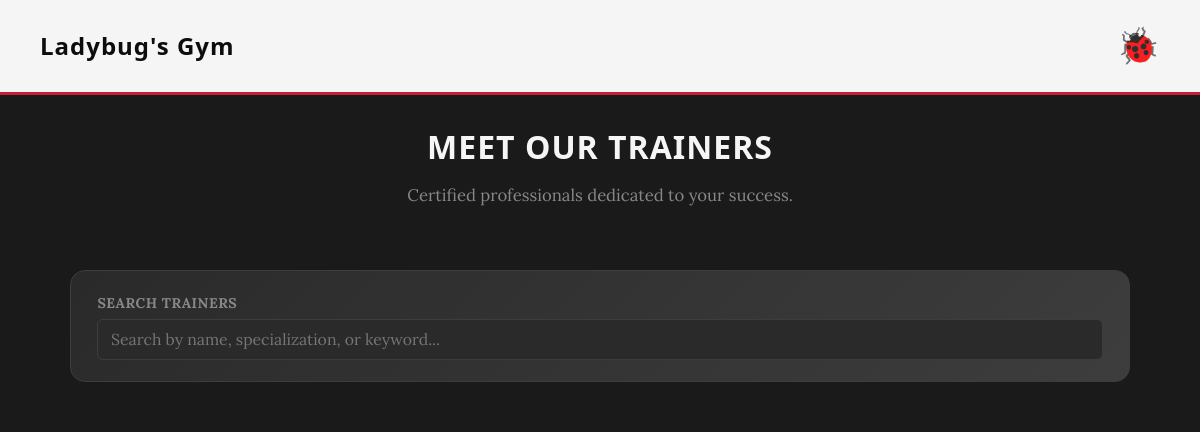
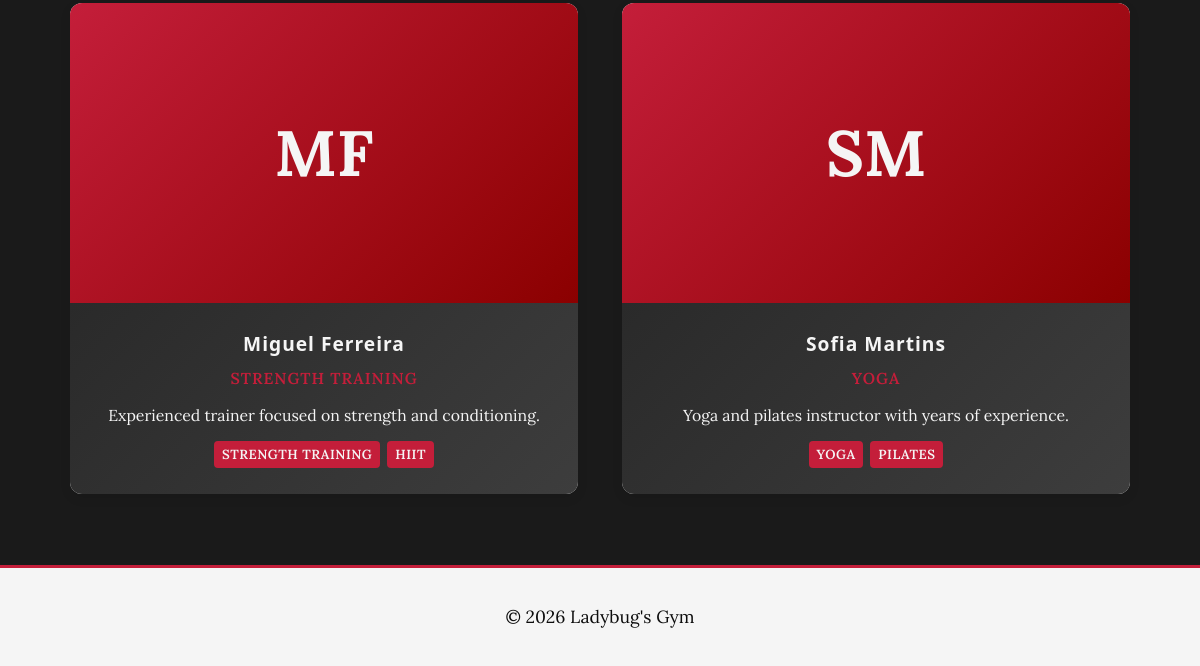
Before: /pages/trainers.php with the older database file (2 pictures, top to bottom).
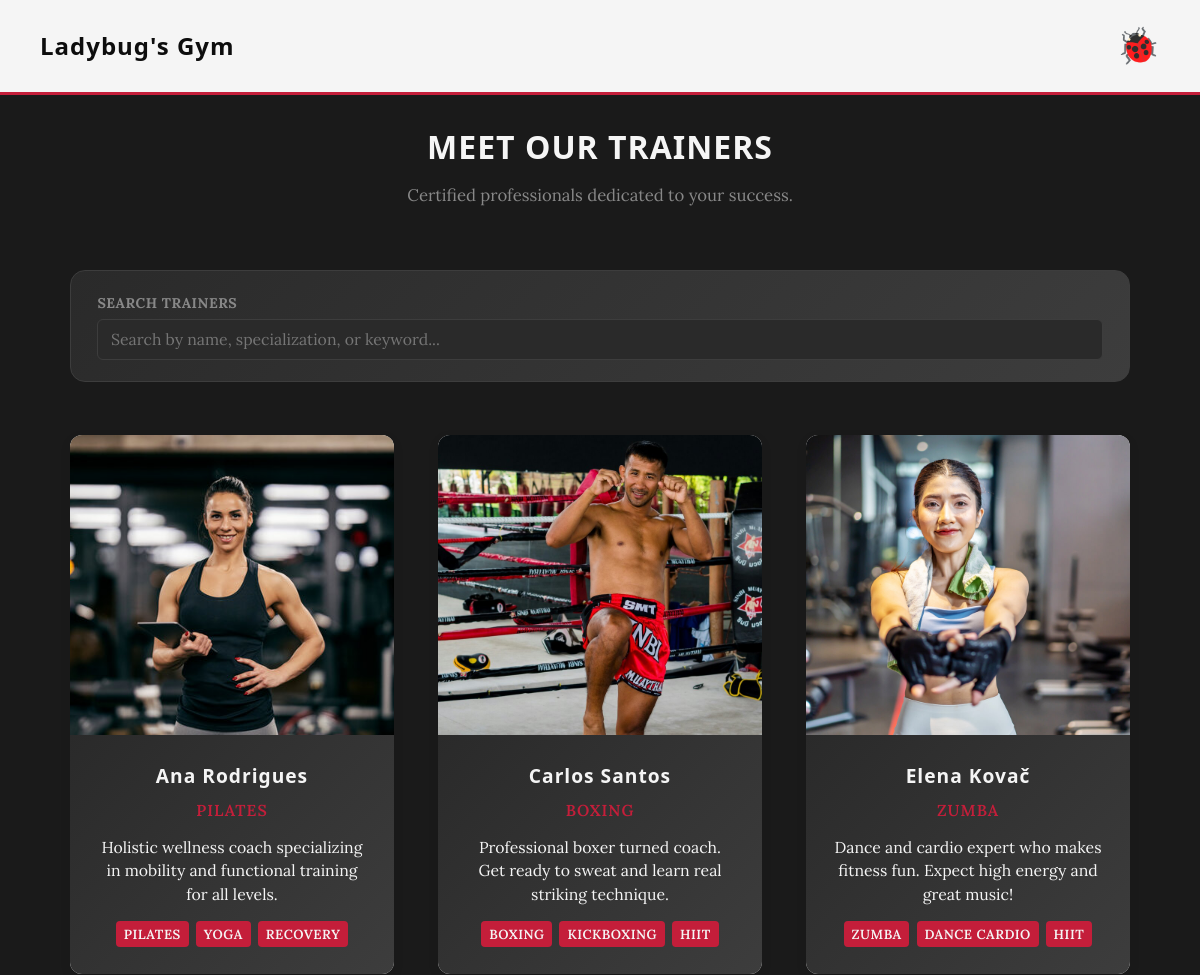
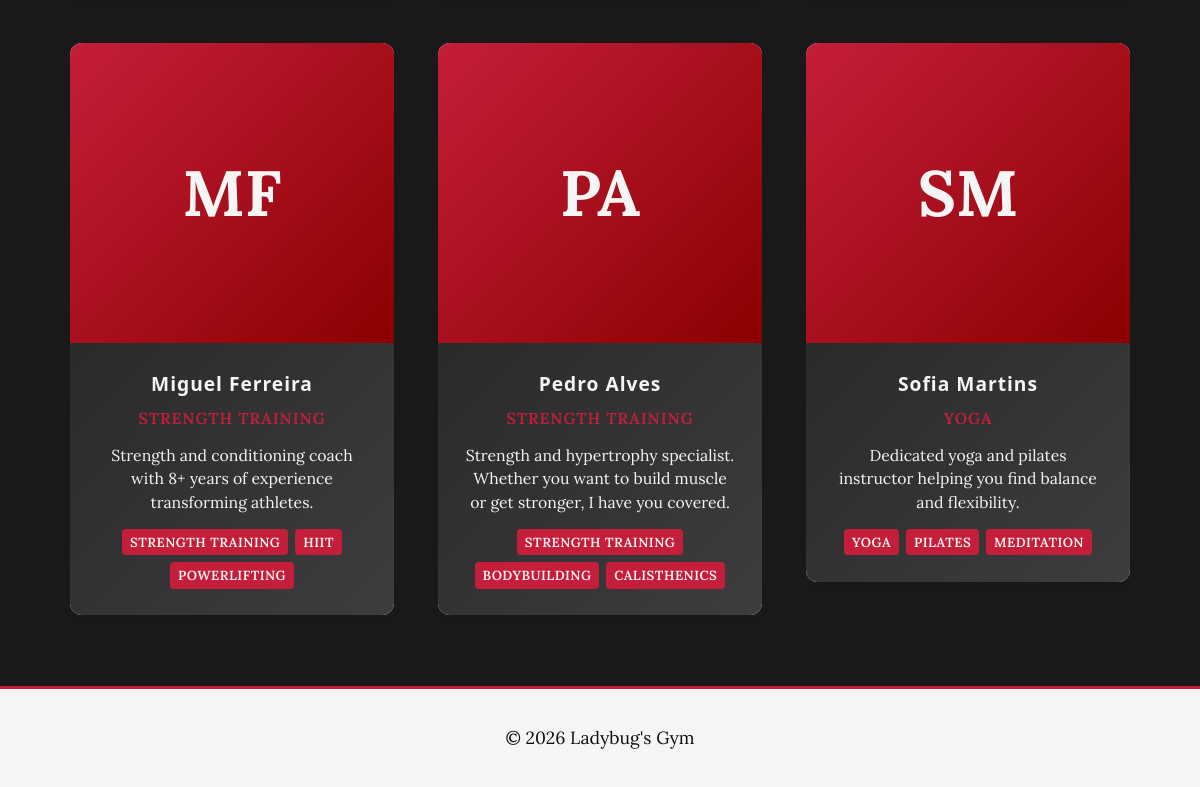
After: the same page with the newer database file (2 pictures, top to bottom).
### tables this page shows
CREATE TABLE trainer_profiles (
    id INTEGER PRIMARY KEY AUTOINCREMENT,
    user_id INTEGER UNIQUE NOT NULL,
    bio TEXT,
    specializations TEXT,
    certifications TEXT,
    years_experience INTEGER DEFAULT 0,
    FOREIGN KEY(user_id) REFERENCES users(id) ON DELETE CASCADE
);

CREATE TABLE users (
    id INTEGER PRIMARY KEY AUTOINCREMENT,
    username VARCHAR(50) UNIQUE NOT NULL,
    email VARCHAR(100) UNIQUE NOT NULL,
    password_hash TEXT NOT NULL,
    name TEXT NOT NULL,
    role TEXT CHECK(role IN ('member', 'trainer', 'admin')) NOT NULL DEFAULT 'member',
    profile_photo TEXT,
    active INTEGER NOT NULL DEFAULT 1 CHECK(active IN (0,1)),
    created_at TEXT DEFAULT CURRENT_TIMESTAMP,
    plan_id INTEGER REFERENCES plans(id) ON DELETE SET NULL
);

### pages/trainers.php (called while the page is built, shortened)
<?php
require_once(__DIR__ . '/../templates/common.tpl.php');
require_once(__DIR__ . '/../templates/trainers.tpl.php');
require_once(__DIR__ . '/../database/trainer.class.php');
$trainers = Trainer::getAllTrainers();
drawHead("Our Trainers | Ladybug's Gym");
drawHeader();
drawPageHeader('MEET OUR TRAINERS', 'Certified professionals dedicated to your success.');
drawTrainersPage($trainers);
drawFooter();
?>

### database/trainer.class.php (called while the page is built, shortened)
<?php
class Trainer {
    private int $id;
    private string $name;
    private string $profilePhoto;
    private ?string $bio;
    private ?string $specializations;
    public function __construct(
        int $id,
        string $username,
        string $email,
        string $name,
        string $profilePhoto = '',
        ?string $bio = null,
        ?string $specializations = null,
        ?string $certifications = null,
        int $yearsExperience = 0,
        ?PDO $db = null
    ) {
        $this->id = $id;
        $this->name = $name;
        $this->profilePhoto = $profilePhoto;
        $this->bio = $bio;
        $this->specializations = $specializations;
    }
    public function getId(): int { return $this->id; }
    public function getName(): string { return $this->name; }
    public function getProfilePhoto(): string { return $this->profilePhoto; }
    public function getBio(): ?string { return $this->bio; }
    public function getSpecializationsList(): array {
        return array_map('trim', explode(',', $this->specializations));
    }
    public static function getAllTrainers(?PDO $db = null): array {
        $db = $db ?? getDatabaseConnection();
        $stmt = $db->prepare('
            SELECT
                u.id,
                u.username,
                u.email,
                u.name,
                COALESCE(u.profile_photo, \'\') AS profile_photo,
                tp.bio,
                tp.specializations,
                tp.certifications,
                COALESCE(tp.years_experience, 0) AS years_experience
            FROM users u
            LEFT JOIN trainer_profiles tp ON u.id = tp.user_id
            WHERE u.role = \'trainer\' AND u.active = 1
            ORDER BY u.name ASC
        ');
        $stmt->execute();
        $rows = $stmt->fetchAll();
        $trainers = [];
        foreach ($rows as $row) {
            $trainers[] = new self(
                $row['id'],
                $row['username'],
                $row['email'],
                $row['name'],
                $row['profile_photo'],
                $row['bio'],
                $row['specializations'],
                $row['certifications'],
                (int)$row['years_experience'],
                $db
            );
        }
        return $trainers;
    }
}
?>

### templates/trainers.tpl.php (the view, shortened to what this page needs)
<?php
function drawTrainersPage(array $trainers): void {
    ?>
    <main class="container trainers-page">
        <div class="schedule-filters">
            <div class="filter-row" style="grid-template-columns: 1fr;">
                <div class="filter-group">
                    <label for="trainerSearch">Search trainers</label>
                    <input type="text" id="trainerSearch" class="input-field" placeholder="Search by name, specialization, or keyword...">
                </div>
            </div>
        </div>
        <div class="team-showcase" id="trainerGrid">
            <?php foreach ($trainers as $trainer): ?>
                <div onclick="openTrainerModal(<?= (int)$trainer->getId() ?>)">
                    <?php drawTrainerCard($trainer); ?>
                </div>
            <?php endforeach; ?>
        </div>
    </main>
    <?php
}
function drawTrainerCard(Trainer $trainer): void {
    $photo = $trainer->getProfilePhoto();
    $hasPhoto = $photo !== '' && file_exists(__DIR__ . '/../img/' . $photo);
    $initials = '';
    if (!$hasPhoto) {
        $parts = explode(' ', $trainer->getName());
        $initials = strtoupper(substr($parts[0] ?? '', 0, 1) . substr($parts[1] ?? '', 0, 1));
    }
    $specializations = $trainer->getSpecializationsList();
    $firstSpec = !empty($specializations) ? $specializations[0] : 'Fitness';
    ?>
    <div class="team-member">
        <?php if ($hasPhoto): ?>
            <img src="../img/<?= htmlspecialchars($photo) ?>" alt="<?= htmlspecialchars($trainer->getName()) ?>" class="team-member-image">
        <?php else: ?>
            <div class="team-member-image trainer-placeholder"><?= htmlspecialchars($initials) ?></div>
        <?php endif; ?>
        <div class="team-member-info">
            <h3 class="team-member-name"><?= htmlspecialchars($trainer->getName()) ?></h3>
            <p class="team-member-role"><?= htmlspecialchars($firstSpec) ?></p>
            <?php if ($trainer->getBio() !== null): ?>
                <p class="team-member-description"><?= htmlspecialchars($trainer->getBio()) ?></p>
            <?php endif; ?>
            <?php if (count($specializations) > 1): ?>
                <div class="trainer-specs">
                    <?php foreach ($specializations as $spec): ?>
                        <span class="trainer-spec-tag"><?= htmlspecialchars($spec) ?></span>
                    <?php endforeach; ?>
                </div>
            <?php endif; ?>
        </div>
    </div>
    <?php
}

### templates/common.tpl.php (shortened to what this page needs)
<?php
function drawHead($title) {
    ?>
    <!DOCTYPE html>
    <html lang="en">
    <head>
        <?php drawCSSLinks(); ?>
    </head>
    <body>
    <?php
}
function drawHeader() {
    ?>
    <header class="site-header">
        <div class="container header-container" id="headerContainer">
            <h1><a href="index.php">Ladybug's Gym</a></h1>
            <div class="logo-container" id="ladybugToggle">
                <div class="ladybug-icon">🐞</div>
            </div>
        </div>
    </header>
    <?php
}
function drawPageHeader($title,$subtitle){
?>
     <div class="page-header">
            <h2><?php echo htmlspecialchars($title); ?></h2>
            <p><?php echo htmlspecialchars($subtitle); ?></p>
        </div>
<?php
}
function drawFooter() {
    ?>
    <footer class="site-footer">
        <div class="container">
            <p>&copy; 2026 Ladybug's Gym</p>
        </div>
    </footer>
    </body>
    </html>
    <?php
}
function drawCSSLinks() {
    ?>
    <link rel="stylesheet" href="../css/base.css">
    <link rel="stylesheet" href="../css/components.css">
    <link rel="stylesheet" href="../css/layout.css">
    <link rel="stylesheet" href="../css/pages.css">
    <link rel="stylesheet" href="../css/shared.css">
    <link rel="stylesheet" href="../css/cards.css">
    <link rel="stylesheet" href="../css/carousel.css">
    <link rel="stylesheet" href="../css/home.css">
    <link rel="stylesheet" href="../css/schedule.css">
    <link rel="stylesheet" href="../css/profile.css">
    <link rel="stylesheet" href="../css/login.css">
    <link rel="stylesheet" href="../css/register.css">
    <link rel="stylesheet" href="../css/trainers.css">
    <link rel="stylesheet" href="../css/trainer-dashboard.css">
    <link rel="stylesheet" href="../css/admin-dashboard.css">
    <?php
}

### css/base.css (style rules this page uses)
:root { --ladybug-red: #c41e3a; --ladybug-dark-red: #8b0000; --ladybug-black: #0d0d0d; --ladybug-dark-gray: #2a2a2a; --ladybug-medium-gray: #3d3d3d; --ladybug-white: #f5f5f5; --ladybug-bg: #1a1a1a; --ladybug-gray: #888; --ladybug-light: #4a1a1a; --accent-deep-red: #a01830; --accent-maroon: #7a0e26; --font-heading: 'Treova', 'Segoe UI', Arial, sans-serif; --font-body: 'Lora', Georgia, serif; --font-accent: 'Treova', 'Segoe UI', sans-serif; --primary-green: var(--ladybug-gray); --accent-green: var(--ladybug-red); --light-green: var(--ladybug-light); --white: var(--ladybug-white); --gray: var(--ladybug-gray); --bg-color: var(--ladybug-bg); }
* { margin: 0; padding: 0; box-sizing: border-box; }
body { font-family: var(--font-body); line-height: 1.6; color: var(--ladybug-white); background-color: var(--bg-color); font-size: 1.1rem; }
h1, h2, h3, h4, h5, h6 { font-family: var(--font-heading); letter-spacing: 1px; color: var(--ladybug-white); }
a { text-decoration: none; color: var(--primary-green); transition: color 0.3s; }
img { max-width: 100%; display: block; }

### css/components.css (style rules this page uses)
.input-field { width: 100%; padding: 0.8em; border: 1px solid var(--ladybug-medium-gray); border-radius: 6px; font-family: inherit; font-size: 1em; transition: border-color 0.3s; background-color: var(--ladybug-dark-gray); color: var(--ladybug-white); }

### css/layout.css (style rules this page uses)
.container { max-width: 1100px; margin: 0 auto; padding: 0 20px; width: 100%; }
.site-header { background-color: var(--ladybug-white); border-bottom: 3px solid var(--ladybug-red); padding: 1em 0; }
.site-header a, .site-header h1, .site-header nav { color: var(--ladybug-black); }
.header-container { display: flex; justify-content: space-between; align-items: center; position: relative; max-width: 100%; padding: 0 40px; }
.site-header h1 { font-size: 1.5rem; color: var(--ladybug-black); }
.site-footer { text-align: center; padding: 2em 0; background-color: var(--ladybug-white); color: var(--ladybug-black); border-top: 3px solid var(--ladybug-red); }
.site-footer .container { max-width: 100%; }
.logo-container { cursor: pointer; z-index: 20; position: relative; user-select: none; }
.ladybug-icon { font-size: 2.2rem; transition: transform 0.4s ease; }

### css/pages.css (style rules this page uses)
.page-header { text-align: center; margin-bottom: 2.5em; }
.page-header h2 { color: var(--primary-green); font-size: 2.2rem; }

### css/shared.css (style rules this page uses)
.page-header { text-align: center; margin-top: 1.5em; margin-bottom: 2.5em; }
.page-header h2 { color: var(--ladybug-white); font-size: 2.2rem; }
main.container { padding-top: 1em; }
main.container.schedule-page, main.container.trainers-page { padding-top: 1em; }

### css/cards.css (style rules this page uses)
.team-showcase { display: grid; grid-template-columns: repeat(auto-fit, minmax(280px, 1fr)); gap: 2.5em; margin-top: 3em; }
.team-member { position: relative; border-radius: 12px; overflow: hidden; background: var(--white); box-shadow: 0 4px 12px rgba(0,0,0,0.08); transition: all 0.5s cubic-bezier(0.34, 1.56, 0.64, 1); animation: fadeInUp 0.6s ease-out both; }
.team-member:nth-child(1) { animation-delay: 0.1s; }
.team-member-image { width: 100%; height: 300px; object-fit: cover; display: block; position: relative; z-index: 1; }
.team-member-info { padding: 1.5em; text-align: center; position: relative; z-index: 2; background: linear-gradient(135deg, #2a2a2a 0%, #3d3d3d 100%); }
.team-member-name { font-size: 1.2rem; font-weight: bold; color: var(--ladybug-white); margin-bottom: 0.3em; }
.team-member-role { color: var(--ladybug-red); font-size: 0.9em; font-weight: 600; text-transform: uppercase; letter-spacing: 1px; margin-bottom: 0.8em; }
.team-member-description { font-size: 0.9em; color: var(--ladybug-white); line-height: 1.5; }

### css/schedule.css (style rules this page uses)
.schedule-filters { background: linear-gradient(135deg, var(--ladybug-dark-gray), var(--ladybug-medium-gray)); border: 1px solid var(--ladybug-medium-gray); border-radius: 15px; padding: 1.2em 1.5em; margin-bottom: 0.5em; text-align: left; }
.filter-row { display: grid; grid-template-columns: 1.5fr 1.2fr 1fr 1fr auto; gap: 1em; align-items: end; }
.filter-group label { display: block; font-size: 0.8em; font-weight: bold; color: var(--ladybug-gray); margin-bottom: 0.3em; text-transform: uppercase; letter-spacing: 0.5px; }
.filter-group .input-field { font-size: 0.9em; padding: 0.6em 0.8em; }

### css/profile.css (style rules this page uses)
.page-header { text-align: center; margin-bottom: 2.5em; }
.page-header h2 { font-family: var(--font-heading); font-size: 2rem; color: var(--ladybug-white); margin-bottom: 0.3em; letter-spacing: 1px; }
.page-header p { color: var(--ladybug-gray); font-size: 0.95em; }

Changed rows visible on the page:
added trainer_profiles: shows a picture, user.name "Ana Rodrigues", specializations "PILATES", bio "Holistic wellness coach specializing in mobility and functional training for all levels.", specializations "YOGA", specializations "RECOVERY"
added trainer_profiles: shows a picture, user.name "Carlos Santos", specializations "BOXING", bio "Professional boxer turned coach. Get ready to sweat and learn real striking technique.", specializations "KICKBOXING", specializations "HIIT"
added trainer_profiles: shows a picture, user.name "Elena Kovač", specializations "ZUMBA", bio "Dance and cardio expert who makes fitness fun. Expect high energy and great music!", specializations "DANCE CARDIO", specializations "HIIT"
changed trainer_profiles "MF": bio "Experienced trainer focused on strength and conditioning." → "Strength and conditioning coach with 8+ years of experience transforming athletes."
added trainer_profiles: user.name "PA", user.name "Pedro Alves", specializations "STRENGTH TRAINING", bio "Strength and hypertrophy specialist. Whether you want to build muscle or get stronger, I have you covered.", specializations "BODYBUILDING", specializations "CALISTHENICS"
changed trainer_profiles "SM": bio "Yoga and pilates instructor with years of experience." → "Dedicated yoga and pilates instructor helping you find balance and flexibility."
Other visible differences:
new list line: "POWERLIFTING"
new list line: "MEDITATION"
